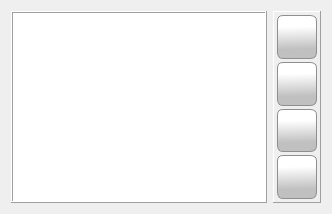
      <widget class="QWidget" name="tab_invoices">
       <attribute name="icon">
        <iconset resource="../res/main_form.qrc">
         <normaloff>:/icons/res/icon/money.png</normaloff>:/icons/res/icon/money.png</iconset>
       </attribute>
       <attribute name="title">
        <string>Opłaty</string>
       </attribute>
       <layout class="QHBoxLayout" name="hrlayout_tab_invoices">
        <item>
         <widget class="QTableView" name="tblvw_invoices">
          <property name="frameShape">
           <enum>QFrame::Box</enum>
          </property>
          <property name="frameShadow">
           <enum>QFrame::Raised</enum>
          </property>
          <property name="editTriggers">
           <set>QAbstractItemView::NoEditTriggers</set>
          </property>
          <property name="alternatingRowColors">
           <bool>false</bool>
          </property>
          <property name="selectionMode">
           <enum>QAbstractItemView::SingleSelection</enum>
          </property>
          <property name="selectionBehavior">
           <enum>QAbstractItemView::SelectRows</enum>
          </property>
          <property name="gridStyle">
           <enum>Qt::DashLine</enum>
          </property>
          <attribute name="horizontalHeaderStretchLastSection">
           <bool>true</bool>
          </attribute>
         </widget>
        </item>
        <item>
         <widget class="QFrame" name="invoice_control_frame">
          <property name="frameShape">
           <enum>QFrame::Panel</enum>
          </property>
          <property name="frameShadow">
           <enum>QFrame::Raised</enum>
          </property>
          <layout class="QVBoxLayout" name="vtlayout_invoice_control_frame">
           <property name="spacing">
            <number>3</number>
           </property>
           <property name="leftMargin">
            <number>3</number>
           </property>
           <property name="topMargin">
            <number>3</number>
           </property>
           <property name="rightMargin">
            <number>3</number>
           </property>
           <property name="bottomMargin">
            <number>3</number>
           </property>
           <item>
            <widget class="QPushButton" name="btn_invoices_add">
             <property name="sizePolicy">
              <sizepolicy hsizetype="Fixed" vsizetype="Expanding">
               <horstretch>0</horstretch>
               <verstretch>0</verstretch>
              </sizepolicy>
             </property>
             <property name="minimumSize">
              <size>
               <width>40</width>
               <height>40</height>
              </size>
             </property>
             <property name="sizeIncrement">
              <size>
               <width>40</width>
               <height>40</height>
              </size>
             </property>
             <property name="cursor">
              <cursorShape>PointingHandCursor</cursorShape>
             </property>
             <property name="toolTip">
              <string>Dodaj oplatę</string>
             </property>
             <property name="styleSheet">
              <string notr="true">QPushButton {
border: 1px solid #8f8f91;
border-radius: 6px;
background-color: qlineargradient(spread:pad, x1:0.529318, y1:1, x2:0.511909, y2:0.262, stop:0.295455 rgba(192, 192, 192, 255), stop:1 rgba(255, 255, 255, 255))
}
QPushButton:hover {
border: 1px solid #8f8f91;
border-radius: 6px;
background-color: qlineargradient(spread:pad, x1:0.507, y1:0.937, x2:0.489, y2:0.08, stop:0 rgba(207, 207, 207, 255), stop:1 rgba(255, 255, 255, 255))
 }
QPushButton:pressed {
border: 1px solid #8f8f91;
border-radius: 6px;
 background-color: qlineargradient(spread:pad, x1:0.513, y1:0, x2:0.495, y2:0.886, stop:0.306818 rgba(208, 208, 208, 255), stop:1 rgba(255, 255, 255, 255))
}</string>
             </property>
             <property name="text">
              <string/>
             </property>
             <property name="icon">
              <iconset resource="../res/main_form.qrc">
               <normaloff>:/icons/res/icon/plus.png</normaloff>:/icons/res/icon/plus.png</iconset>
             </property>
             <property name="iconSize">
              <size>
               <width>32</width>
               <height>32</height>
              </size>
             </property>
            </widget>
           </item>
           <item>
            <widget class="QPushButton" name="btn_invoices_edit">
             <property name="sizePolicy">
              <sizepolicy hsizetype="Fixed" vsizetype="Expanding">
               <horstretch>0</horstretch>
               <verstretch>0</verstretch>
              </sizepolicy>
             </property>
             <property name="minimumSize">
              <size>
               <width>40</width>
               <height>40</height>
              </size>
             </property>
             <property name="sizeIncrement">
              <size>
               <width>40</width>
               <height>40</height>
              </size>
             </property>
             <property name="cursor">
              <cursorShape>PointingHandCursor</cursorShape>
             </property>
             <property name="toolTip">
              <string>Edytuj opłatę</string>
             </property>
             <property name="styleSheet">
              <string notr="true">QPushButton {
border: 1px solid #8f8f91;
border-radius: 6px;
background-color: qlineargradient(spread:pad, x1:0.529318, y1:1, x2:0.511909, y2:0.262, stop:0.295455 rgba(192, 192, 192, 255), stop:1 rgba(255, 255, 255, 255))
}
QPushButton:hover {
border: 1px solid #8f8f91;
border-radius: 6px;
background-color: qlineargradient(spread:pad, x1:0.507, y1:0.937, x2:0.489, y2:0.08, stop:0 rgba(207, 207, 207, 255), stop:1 rgba(255, 255, 255, 255))
 }
QPushButton:pressed {
border: 1px solid #8f8f91;
border-radius: 6px;
 background-color: qlineargradient(spread:pad, x1:0.513, y1:0, x2:0.495, y2:0.886, stop:0.306818 rgba(208, 208, 208, 255), stop:1 rgba(255, 255, 255, 255))
}</string>
             </property>
             <property name="text">
              <string/>
             </property>
             <property name="icon">
              <iconset resource="../res/main_form.qrc">
               <normaloff>:/icons/res/icon/pen.png</normaloff>:/icons/res/icon/pen.png</iconset>
             </property>
             <property name="iconSize">
              <size>
               <width>32</width>
               <height>32</height>
              </size>
             </property>
            </widget>
           </item>
           <item>
            <widget class="QPushButton" name="btn_invoices_delete">
             <property name="sizePolicy">
              <sizepolicy hsizetype="Fixed" vsizetype="Expanding">
               <horstretch>0</horstretch>
               <verstretch>0</verstretch>
              </sizepolicy>
             </property>
             <property name="minimumSize">
              <size>
               <width>40</width>
               <height>40</height>
              </size>
             </property>
             <property name="sizeIncrement">
              <size>
               <width>40</width>
               <height>40</height>
              </size>
             </property>
             <property name="cursor">
              <cursorShape>PointingHandCursor</cursorShape>
             </property>
             <property name="toolTip">
              <string>Usuń opłatę</string>
             </property>
             <property name="styleSheet">
              <string notr="true">QPushButton {
border: 1px solid #8f8f91;
border-radius: 6px;
background-color: qlineargradient(spread:pad, x1:0.529318, y1:1, x2:0.511909, y2:0.262, stop:0.295455 rgba(192, 192, 192, 255), stop:1 rgba(255, 255, 255, 255))
}
QPushButton:hover {
border: 1px solid #8f8f91;
border-radius: 6px;
background-color: qlineargradient(spread:pad, x1:0.507, y1:0.937, x2:0.489, y2:0.08, stop:0 rgba(207, 207, 207, 255), stop:1 rgba(255, 255, 255, 255))
 }
QPushButton:pressed {
border: 1px solid #8f8f91;
border-radius: 6px;
 background-color: qlineargradient(spread:pad, x1:0.513, y1:0, x2:0.495, y2:0.886, stop:0.306818 rgba(208, 208, 208, 255), stop:1 rgba(255, 255, 255, 255))
}</string>
             </property>
             <property name="text">
              <string/>
             </property>
             <property name="icon">
              <iconset resource="../res/main_form.qrc">
               <normaloff>:/icons/res/icon/decline.png</normaloff>:/icons/res/icon/decline.png</iconset>
             </property>
             <property name="iconSize">
              <size>
               <width>32</width>
               <height>32</height>
              </size>
             </property>
            </widget>
           </item>
           <item>
            <widget class="QPushButton" name="btn_invoices_print">
             <property name="sizePolicy">
              <sizepolicy hsizetype="Fixed" vsizetype="Expanding">
               <horstretch>0</horstretch>
               <verstretch>0</verstretch>
              </sizepolicy>
             </property>
             <property name="minimumSize">
              <size>
               <width>40</width>
               <height>40</height>
              </size>
             </property>
             <property name="sizeIncrement">
              <size>
               <width>40</width>
               <height>40</height>
              </size>
             </property>
             <property name="cursor">
              <cursorShape>PointingHandCursor</cursorShape>
             </property>
             <property name="toolTip">
              <string>Drukuj opłaty</string>
             </property>
             <property name="styleSheet">
              <string notr="true">QPushButton {
border: 1px solid #8f8f91;
border-radius: 6px;
background-color: qlineargradient(spread:pad, x1:0.529318, y1:1, x2:0.511909, y2:0.262, stop:0.295455 rgba(192, 192, 192, 255), stop:1 rgba(255, 255, 255, 255))
}
QPushButton:hover {
border: 1px solid #8f8f91;
border-radius: 6px;
background-color: qlineargradient(spread:pad, x1:0.507, y1:0.937, x2:0.489, y2:0.08, stop:0 rgba(207, 207, 207, 255), stop:1 rgba(255, 255, 255, 255))
 }
QPushButton:pressed {
border: 1px solid #8f8f91;
border-radius: 6px;
 background-color: qlineargradient(spread:pad, x1:0.513, y1:0, x2:0.495, y2:0.886, stop:0.306818 rgba(208, 208, 208, 255), stop:1 rgba(255, 255, 255, 255))
}</string>
             </property>
             <property name="text">
              <string/>
             </property>
             <property name="icon">
              <iconset resource="../res/main_form.qrc">
               <normaloff>:/icons/res/icon/printer.png</normaloff>:/icons/res/icon/printer.png</iconset>
             </property>
             <property name="iconSize">
              <size>
               <width>32</width>
               <height>32</height>
              </size>
             </property>
            </widget>
           </item>
          </layout>
         </widget>
        </item>
       </layout>
      </widget>
